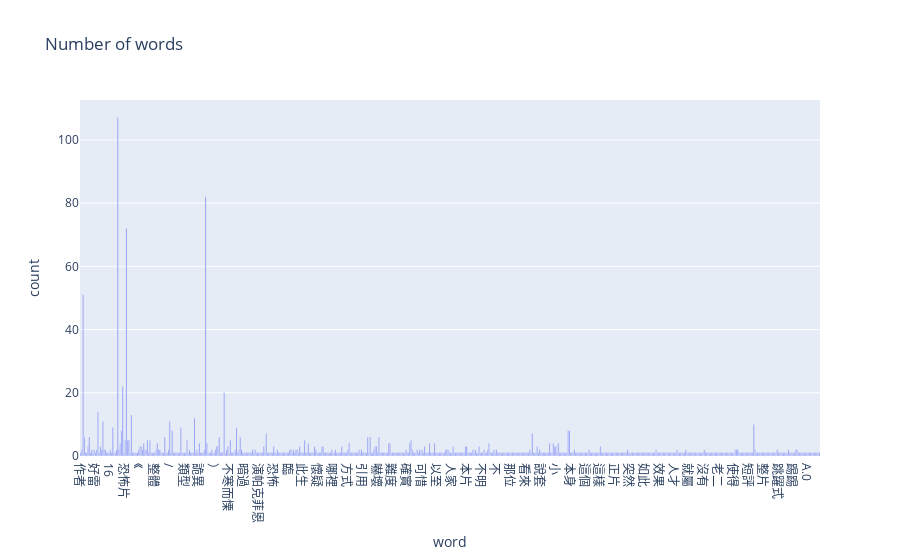

Notebook code for this chart:
### Code cell
import plotly.express as px
import pandas as pd

px.bar(result, x='word', y='count', title='Number of words')

### Figure 1 — Plotly figure (JSON) as saved in the notebook; plotly's stock layout.template omitted (floating-point values rounded to 4 significant figures; data arrays with more than 128 entries replaced by an {"elided": "..."} marker saying what was removed)
{"data": [{"alignmentgroup": "True", "hovertemplate": "word=%{x}<br>count=%{y}<extra></extra>", "legendgroup": "", "marker": {"color": "#636efa", "pattern": {"shape": ""}}, "name": "", "offsetgroup": "", "orientation": "v", "showlegend": false, "textposition": "auto", "type": "bar", "x": {"elided": "598 str values"}, "xaxis": "x", "y": {"elided": "598 int values"}, "yaxis": "y"}], "layout": {"barmode": "relative", "legend": {"tracegroupgap": 0}, "title": {"text": "Number of words"}, "xaxis": {"anchor": "y", "domain": [0, 1], "title": {"text": "word"}}, "yaxis": {"anchor": "x", "domain": [0, 1], "title": {"text": "count"}}}}
